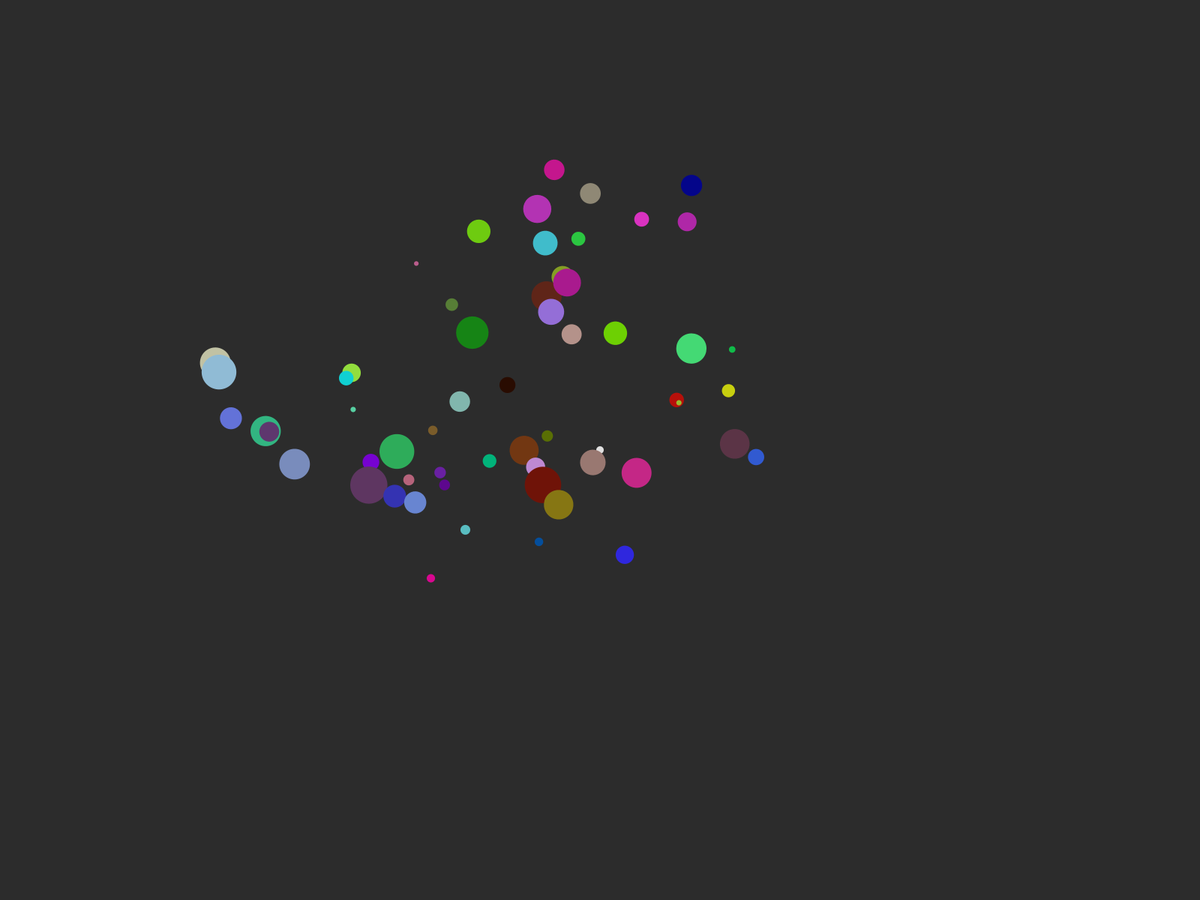
Frame 1 (no input)
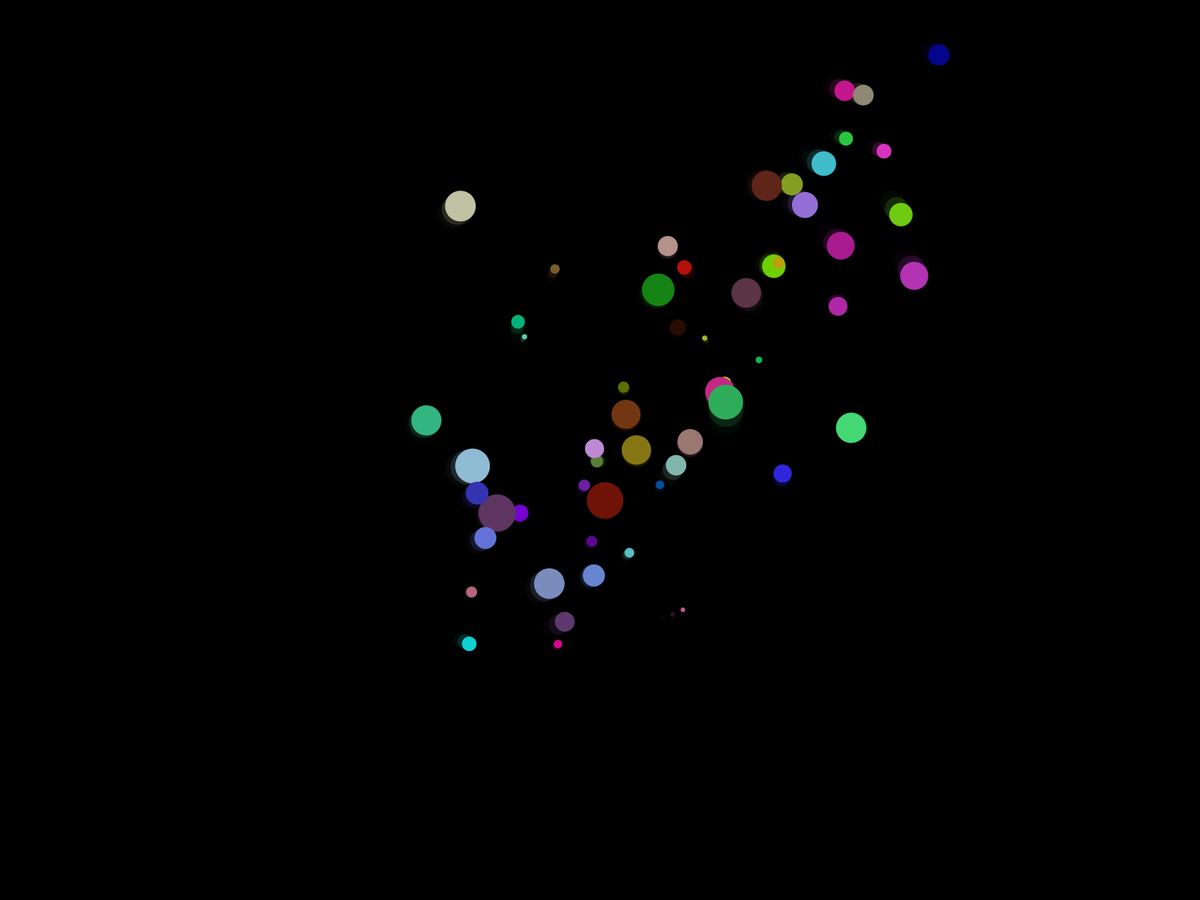
Frame 60 (the mouse pressed at the canvas centre just before this capture)
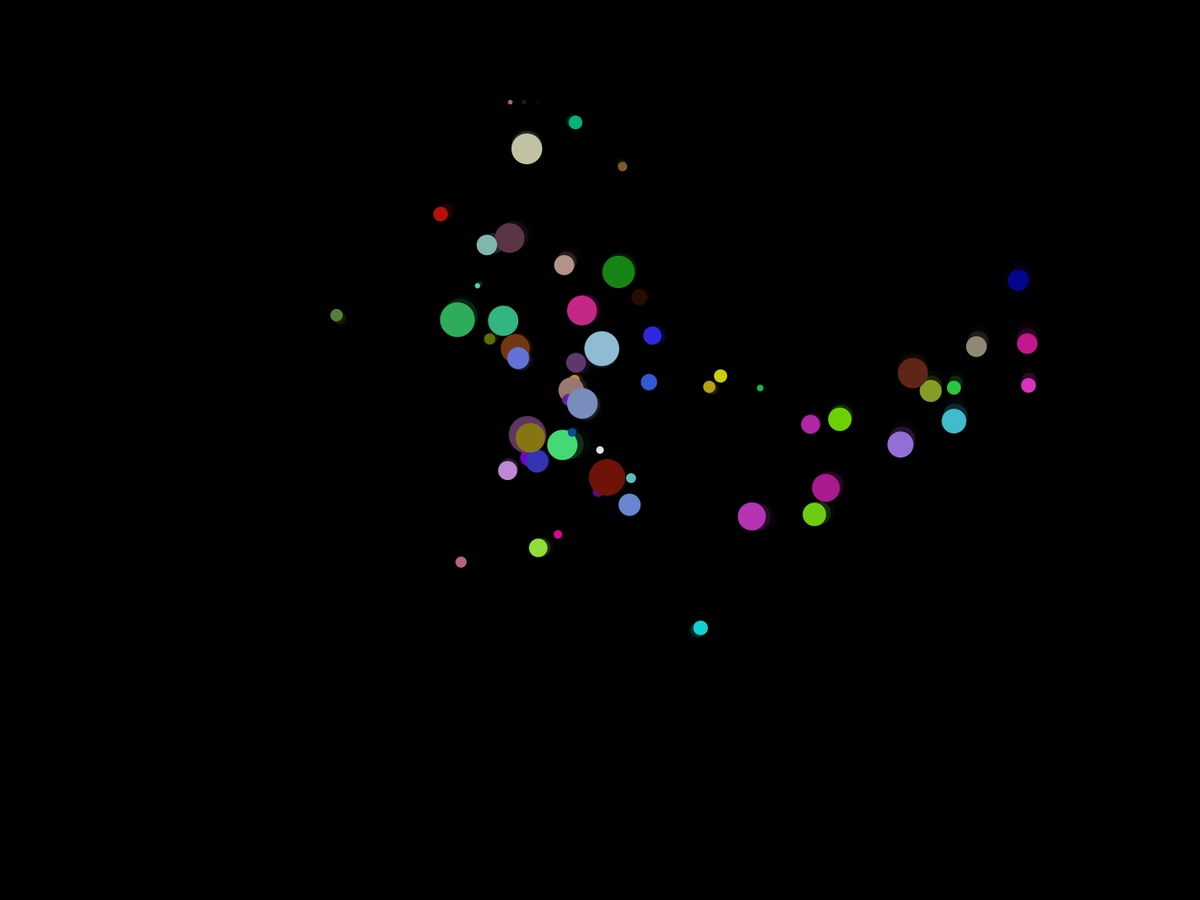
Frame 120 (the mouse held since frame 60 and released just before this capture)

The Processing sketch that drew these frames (run headless with seeded random() and noise(); from frame 60 on, the mouse is pressed at the canvas centre):

// Processing sketch: SolarArray3
// ── SolarArray3.pde
Planet sun;

void setup()
{
  size(1600, 1200);
  sun = new Planet(5);
  sun.dist = 0;
  sun.speed = 0;
  sun.createMoons();
}

void draw()
{
  noStroke();
  fill(color(0,0,0,200));
  rect(0,0, width, height);
  translate(width/2, height/2);
  scale(.5);
sun.Show();
}

// ── Planet.pde
class Planet
{
  float size = 20;
  float dist = 100;
  float angle = 0;
  float speed = 1.0;
  color col = color(225,225,225);
  
  Planet[] moons = new Planet[20];//moon
  int nMoons = 0;
  int generation = 0;
  Planet(int gen)
    {
      this.generation = gen;
      if(this.generation > 0)
         {
      this.createMoons();
         }
    }
    
    void Show()
  {
  pushMatrix();
  rotate(radians(this.angle));
  translate(this.dist,0);
  noStroke();
  fill(this.col);
  circle(0,0,this.size);
  this.angle = this.angle+this.speed;
  for(int i = 0; i< this.nMoons; i = i+1)
    {
    this.moons[i].Show();
    }
  popMatrix();
  }
 
  void randomize()
    {
    this.size = random(10,100);
    this.dist = random(50,400);
    this.angle = random(360);
    this.speed = random(-2,2);
    this.col = color(random(225),random(225),random(225));
    }

void createMoons()
  {
  this.nMoons = floor(random(4));
  for(int i = 0; i< this.nMoons; i = i+1)
    {
      this.moons[i] = new Planet(this.generation -1);
      this.moons[i].randomize();
    }
  }
}
